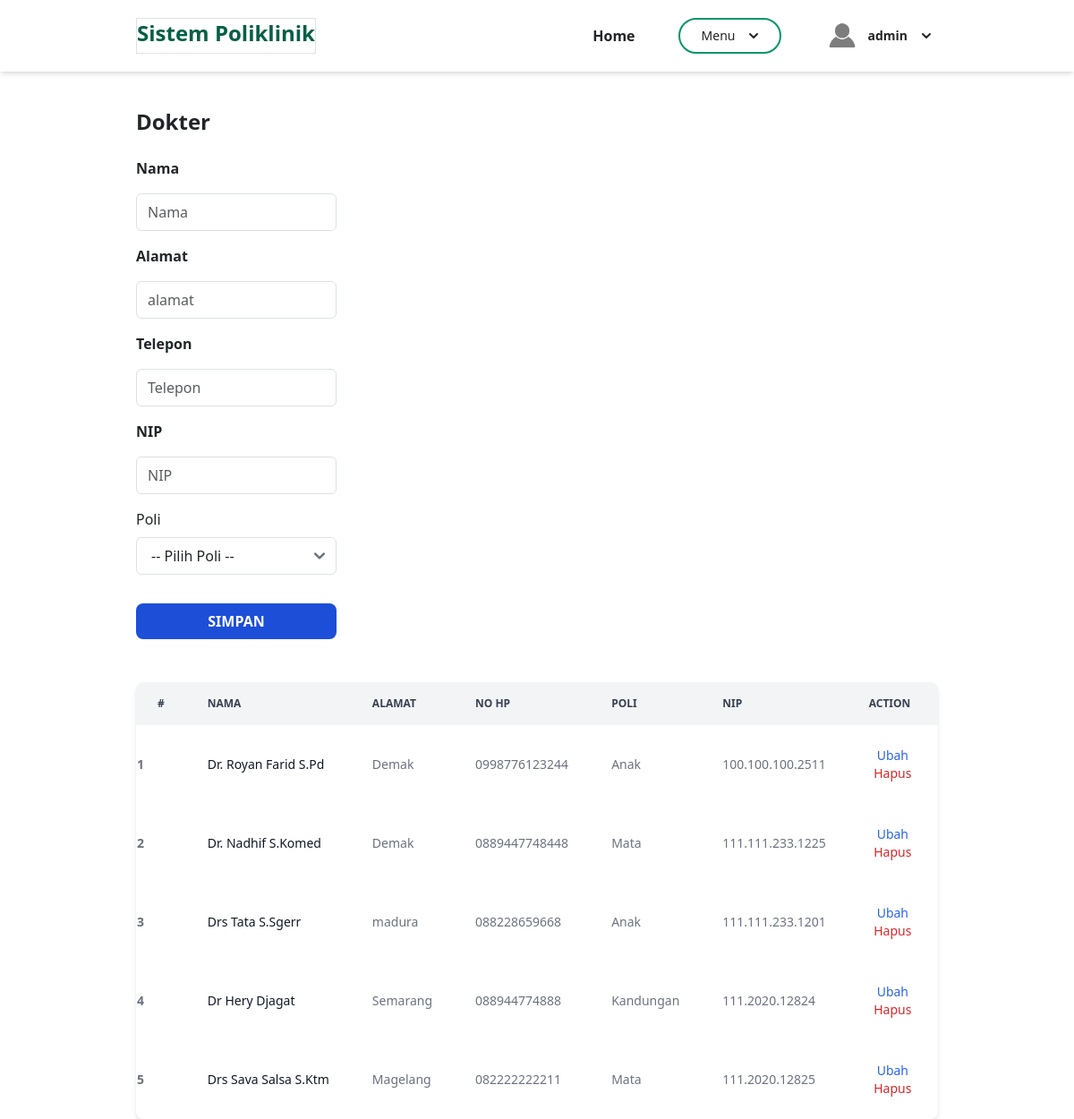
/admin/index.php?page=dokter (signed in), run on the app's committed database.
### tables this page shows
CREATE TABLE `dokter` (
  `id` int(11) NOT NULL,
  `nama` varchar(100) NOT NULL,
  `alamat` varchar(255) NOT NULL,
  `no_hp` varchar(20) NOT NULL,
  `id_poli` int(11) NOT NULL,
  `nip` varchar(50) NOT NULL,
  `password` varchar(255) NOT NULL
);

CREATE TABLE `poli` (
  `id` int(11) NOT NULL,
  `nama_poli` varchar(25) NOT NULL,
  `ket` text NOT NULL
);

### admin/dokter.php (the view, shortened to what this page needs)
<section class="container mx-auto mt-10">
    <h2 class="font-bold text-2xl">Dokter</h2>
    <br>
    <div class="">
        <form class="form flex flex-col gap-3 w-1/4" method="POST" action="" name="myForm" onsubmit="return(validate());">
            <?php
            $nama = '';
            $alamat = '';
            $no_hp = '';
            $nip= '';
            ?>
            <div class="flex flex-col gap-2">
                <label for="inputNama" class="form-label fw-bold">
                    Nama
                </label>
                <div>
                    <input type="text" class="form-control w-full border border-neutral-300 rounded-md" name="nama" id="inputNama" placeholder="Nama" value="<?php echo $nama ?>">
                </div>
            </div>
            <div class="flex flex-col gap-2">
                <label for="inputAlamat" class="form-label fw-bold">
                    Alamat
                </label>
                <div>
                    <input type="text" class="form-control w-full border border-neutral-300 rounded-md" name="alamat" id="inputAlamat" placeholder="alamat" value="<?php echo $alamat ?>">
                </div>
            </div>
            <div class="flex flex-col gap-2">
                <label for="inputNoHp" class="form-label fw-bold">
                    Telepon
                </label>
                <div>
                    <input type="text" class="form-control w-full border border-neutral-300 rounded-md" name="no_hp" id="inputNoHp" placeholder="Telepon" value="<?php echo $no_hp ?>">
                </div>
            </div>
            <div class="flex flex-col gap-2">
                <label for="inputNip" class="form-label fw-bold">
                    NIP
                </label>
                <div>
                    <input type="text" class="form-control w-full border border-neutral-300 rounded-md" name="nip" id="inputNip" placeholder="NIP" value="<?php echo $nip ?>">
                </div>
            </div>
            <div class="flex flex-col gap-2">
                <label for="selectPoli">
                    Poli
                </label>
                <select class="py-2 px-3 border border-neutral-300 rounded-md" name="id_poli" id="selectPoli">
                    <option value="">-- Pilih Poli --</option>
                </select>
            </div>
            <div class="row mt-3">
                <div class=col>
                    <button type="submit" class="bg-blue-700 hover:bg-blue-800 uppercase text-white py-2 w-full font-bold rounded-lg" name="simpan">Simpan</button>
                </div>
            </div>
        </form>
        <br>
        <br>
        <div class="relative overflow-x-auto shadow-md sm:rounded-lg">
            <table class="w-full text-sm text-gray-500">
                <thead class="text-xs text-gray-700 uppercase bg-gray-100">
                    <tr>
                        <th scope="col" class="px-6 py-3">
                            #
                        </th>
                        <th scope="col" class="px-6 py-3">
                            Nama
                        </th>
                        <th scope="col" class="px-6 py-3">
                            Alamat
                        </th>
                        <th scope="col" class="px-6 py-3">
                            No HP
                        </th>
                        <th scope="col" class="px-6 py-3">
                            Poli
                        </th>
                        <th scope="col" class="px-6 py-3">
                            NIP
                        </th>
                        <th scope="col" class="px-6 py-3">
                            Action
                        </th>
                    </tr>
                </thead>
                <tbody>
                    <?php
                    $result = mysqli_query($mysqli, "SELECT dokter.*, poli.nama_poli
                    FROM dokter
                    LEFT JOIN poli ON dokter.id_poli = poli.id");
                    $no = 1;
                    while ($data = mysqli_fetch_array($result)) {
                    ?>
                        <tr>
                            <th scope="row"><?php echo $no++ ?></th>
                            <td class="px-6 py-4 font-medium text-gray-900 whitespace-nowrap"><?php echo $data['nama'] ?></td>
                            <td class="px-6 py-4 text-left"><?php echo $data['alamat'] ?></td>
                            <td class="px-6 py-4 text-left"><?php echo $data['no_hp'] ?></td>
                            <td class="px-6 py-4 text-left"><?php echo $data['nama_poli'] ?></td>
                            <td class="px-6 py-4 text-left"><?php echo $data['nip'] ?></td>
                            <td class="px-6 py-4 text-center">
                                <a class="font-medium text-blue-600 hover:underline" href="index.php?page=dokter&id=<?php echo $data['id'] ?>">Ubah</a>
                                <a class="font-medium text-red-600 hover:underline" href="index.php?page=dokter&id=<?php echo $data['id'] ?>&aksi=hapus">Hapus</a>
                            </td>
                        </tr>
                    <?php
                    }
                    ?>
                </tbody>
            </table>
        </div>
</section>

### data on the page
dokter: nama "Dr. Royan Farid S.Pd", alamat "Demak", no_hp "0998776123244", id_poli.nama_poli "Anak", nip "100.100.100.2511"
dokter: nama "Dr. Nadhif S.Komed", alamat "Demak", no_hp "0889447748448", id_poli.nama_poli "Mata", nip "111.111.233.1225"
dokter: nama "Drs Tata S.Sgerr", alamat "madura", no_hp "088228659668", id_poli.nama_poli "Anak", nip "111.111.233.1201"
dokter: nama "Dr Hery Djagat", alamat "Semarang", no_hp "088944774888", id_poli.nama_poli "Kandungan", nip "111.2020.12824"
dokter: nama "Drs Sava Salsa S.Ktm", alamat "Magelang", no_hp "082222222211", id_poli.nama_poli "Mata", nip "111.2020.12825"

### other printed values
$_SESSION['username'] "admin"
